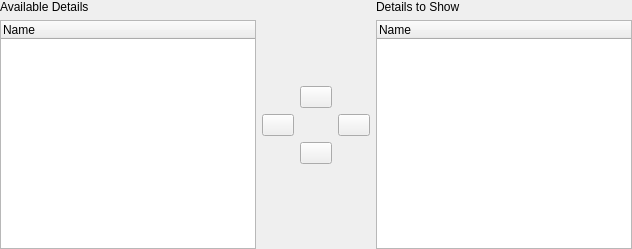
<?xml version="1.0" encoding="UTF-8"?>
<ui version="4.0">
 <class>DetailKeysWidget</class>
 <widget class="QWidget" name="DetailKeysWidget">
  <property name="geometry">
   <rect>
    <x>0</x>
    <y>0</y>
    <width>630</width>
    <height>249</height>
   </rect>
  </property>
  <property name="sizePolicy">
   <sizepolicy hsizetype="MinimumExpanding" vsizetype="MinimumExpanding">
    <horstretch>0</horstretch>
    <verstretch>0</verstretch>
   </sizepolicy>
  </property>
  <property name="minimumSize">
   <size>
    <width>0</width>
    <height>0</height>
   </size>
  </property>
  <layout class="QHBoxLayout" name="horizontalLayout">
   <property name="margin">
    <number>0</number>
   </property>
   <item>
    <layout class="QVBoxLayout" name="verticalLayout">
     <item>
      <widget class="QLabel" name="label">
       <property name="text">
        <string>Available Details</string>
       </property>
       <property name="buddy">
        <cstring>availDetails</cstring>
       </property>
      </widget>
     </item>
     <item>
      <widget class="QTreeWidget" name="availDetails">
       <property name="sizePolicy">
        <sizepolicy hsizetype="MinimumExpanding" vsizetype="Expanding">
         <horstretch>0</horstretch>
         <verstretch>0</verstretch>
        </sizepolicy>
       </property>
       <property name="editTriggers">
        <set>QAbstractItemView::NoEditTriggers</set>
       </property>
       <property name="showDropIndicator" stdset="0">
        <bool>false</bool>
       </property>
       <property name="selectionMode">
        <enum>QAbstractItemView::ExtendedSelection</enum>
       </property>
       <property name="rootIsDecorated">
        <bool>false</bool>
       </property>
       <property name="uniformRowHeights">
        <bool>true</bool>
       </property>
       <property name="itemsExpandable">
        <bool>false</bool>
       </property>
       <property name="allColumnsShowFocus">
        <bool>true</bool>
       </property>
       <property name="columnCount">
        <number>1</number>
       </property>
       <attribute name="headerDefaultSectionSize">
        <number>100</number>
       </attribute>
       <column>
        <property name="text">
         <string comment="title of a table's column">Name</string>
        </property>
       </column>
      </widget>
     </item>
    </layout>
   </item>
   <item>
    <layout class="QGridLayout" name="gridLayout">
     <item row="0" column="1">
      <spacer name="verticalSpacer">
       <property name="orientation">
        <enum>Qt::Vertical</enum>
       </property>
       <property name="sizeHint" stdset="0">
        <size>
         <width>20</width>
         <height>0</height>
        </size>
       </property>
      </spacer>
     </item>
     <item row="1" column="1">
      <widget class="KPushButton" name="arrowUp">
       <property name="sizePolicy">
        <sizepolicy hsizetype="Fixed" vsizetype="Fixed">
         <horstretch>0</horstretch>
         <verstretch>0</verstretch>
        </sizepolicy>
       </property>
       <property name="maximumSize">
        <size>
         <width>32</width>
         <height>32</height>
        </size>
       </property>
       <property name="icon">
        <iconset theme="arrow-up">
         <normaloff/>
        </iconset>
       </property>
      </widget>
     </item>
     <item row="2" column="0">
      <widget class="KPushButton" name="arrowLeft">
       <property name="sizePolicy">
        <sizepolicy hsizetype="Fixed" vsizetype="Fixed">
         <horstretch>0</horstretch>
         <verstretch>0</verstretch>
        </sizepolicy>
       </property>
       <property name="maximumSize">
        <size>
         <width>32</width>
         <height>32</height>
        </size>
       </property>
       <property name="icon">
        <iconset theme="arrow-left">
         <normaloff/>
        </iconset>
       </property>
      </widget>
     </item>
     <item row="2" column="2">
      <widget class="KPushButton" name="arrowRight">
       <property name="sizePolicy">
        <sizepolicy hsizetype="Fixed" vsizetype="Fixed">
         <horstretch>0</horstretch>
         <verstretch>0</verstretch>
        </sizepolicy>
       </property>
       <property name="maximumSize">
        <size>
         <width>32</width>
         <height>32</height>
        </size>
       </property>
       <property name="icon">
        <iconset theme="arrow-right">
         <normaloff/>
        </iconset>
       </property>
      </widget>
     </item>
     <item row="3" column="1">
      <widget class="KPushButton" name="arrowDown">
       <property name="sizePolicy">
        <sizepolicy hsizetype="Fixed" vsizetype="Fixed">
         <horstretch>0</horstretch>
         <verstretch>0</verstretch>
        </sizepolicy>
       </property>
       <property name="maximumSize">
        <size>
         <width>32</width>
         <height>32</height>
        </size>
       </property>
       <property name="icon">
        <iconset theme="arrow-down">
         <normaloff/>
        </iconset>
       </property>
      </widget>
     </item>
     <item row="4" column="1">
      <spacer name="verticalSpacer_2">
       <property name="orientation">
        <enum>Qt::Vertical</enum>
       </property>
       <property name="sizeHint" stdset="0">
        <size>
         <width>20</width>
         <height>0</height>
        </size>
       </property>
      </spacer>
     </item>
    </layout>
   </item>
   <item>
    <layout class="QVBoxLayout" name="verticalLayout_2">
     <item>
      <widget class="QLabel" name="label_2">
       <property name="text">
        <string>Details to Show</string>
       </property>
       <property name="wordWrap">
        <bool>true</bool>
       </property>
       <property name="buddy">
        <cstring>currentDetails</cstring>
       </property>
      </widget>
     </item>
     <item>
      <widget class="QTreeWidget" name="currentDetails">
       <property name="sizePolicy">
        <sizepolicy hsizetype="MinimumExpanding" vsizetype="Expanding">
         <horstretch>0</horstretch>
         <verstretch>0</verstretch>
        </sizepolicy>
       </property>
       <property name="editTriggers">
        <set>QAbstractItemView::NoEditTriggers</set>
       </property>
       <property name="showDropIndicator" stdset="0">
        <bool>false</bool>
       </property>
       <property name="selectionMode">
        <enum>QAbstractItemView::ExtendedSelection</enum>
       </property>
       <property name="rootIsDecorated">
        <bool>false</bool>
       </property>
       <property name="uniformRowHeights">
        <bool>true</bool>
       </property>
       <property name="itemsExpandable">
        <bool>false</bool>
       </property>
       <property name="allColumnsShowFocus">
        <bool>true</bool>
       </property>
       <property name="columnCount">
        <number>1</number>
       </property>
       <attribute name="headerDefaultSectionSize">
        <number>100</number>
       </attribute>
       <column>
        <property name="text">
         <string comment="title of a table's column">Name</string>
        </property>
       </column>
      </widget>
     </item>
    </layout>
   </item>
  </layout>
 </widget>
 <customwidgets>
  <customwidget>
   <class>KPushButton</class>
   <extends>QPushButton</extends>
   <header>kpushbutton.h</header>
  </customwidget>
 </customwidgets>
 <resources/>
 <connections/>
</ui>
